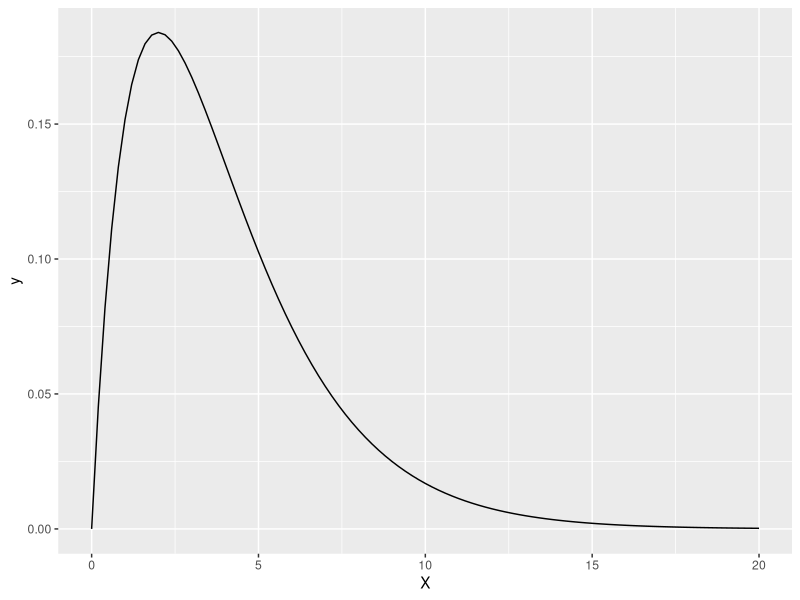
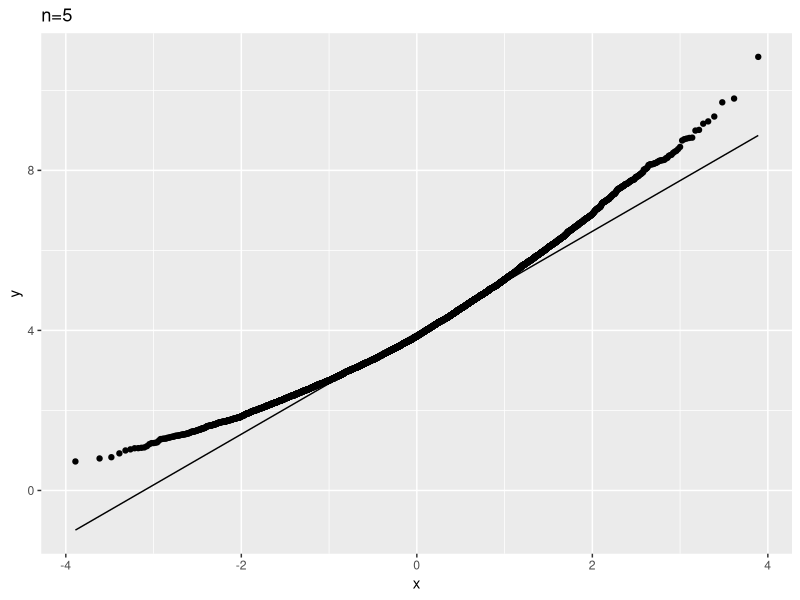
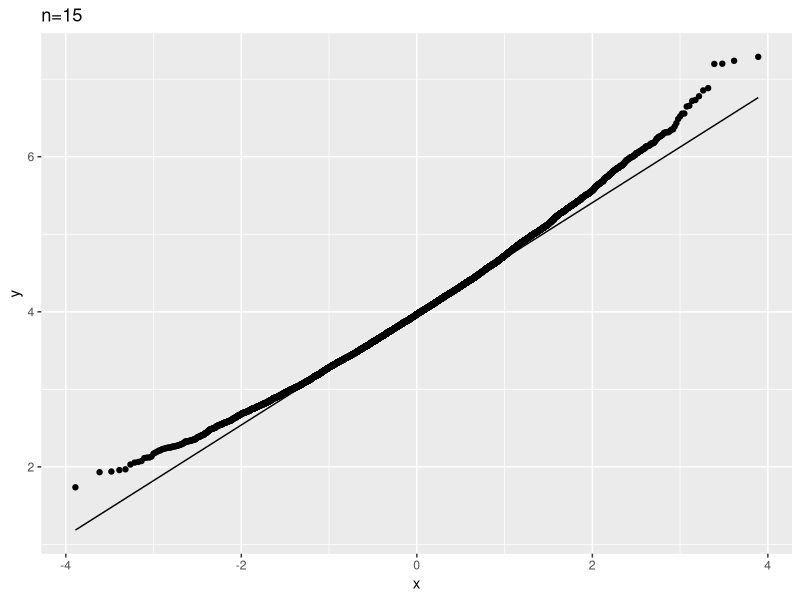
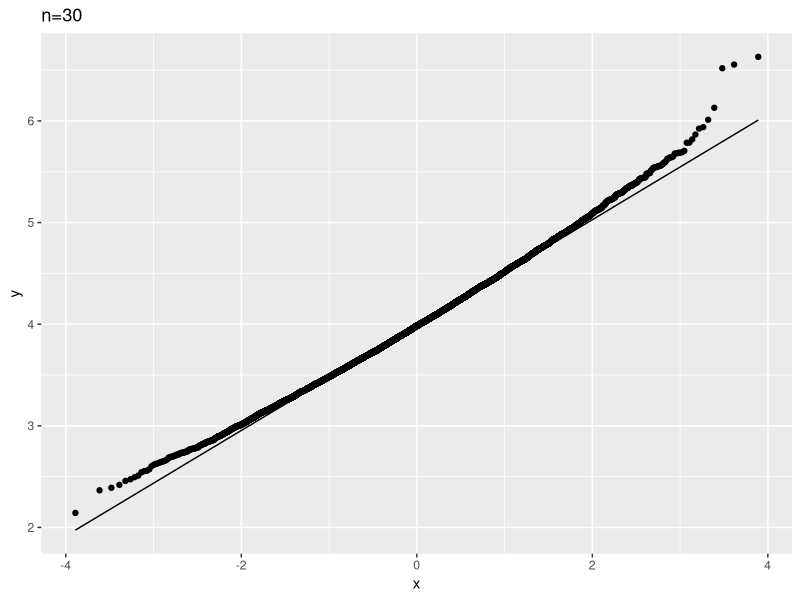
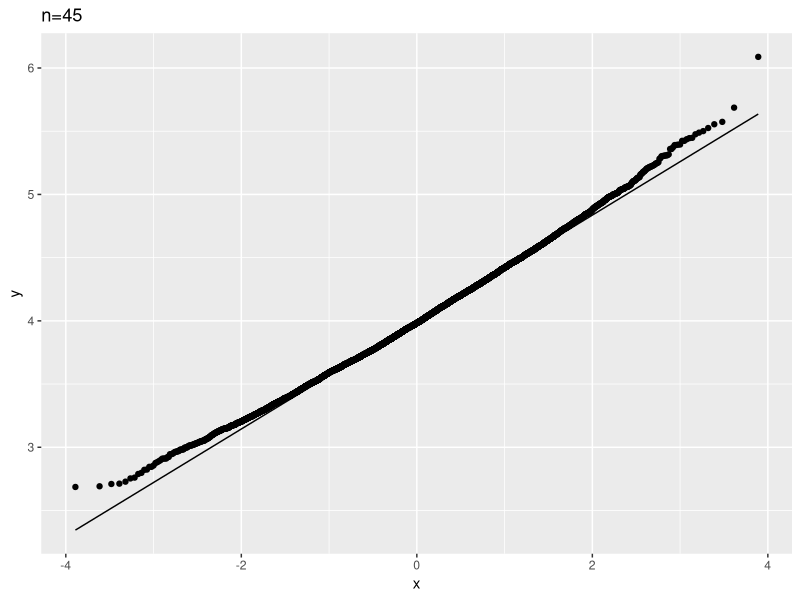
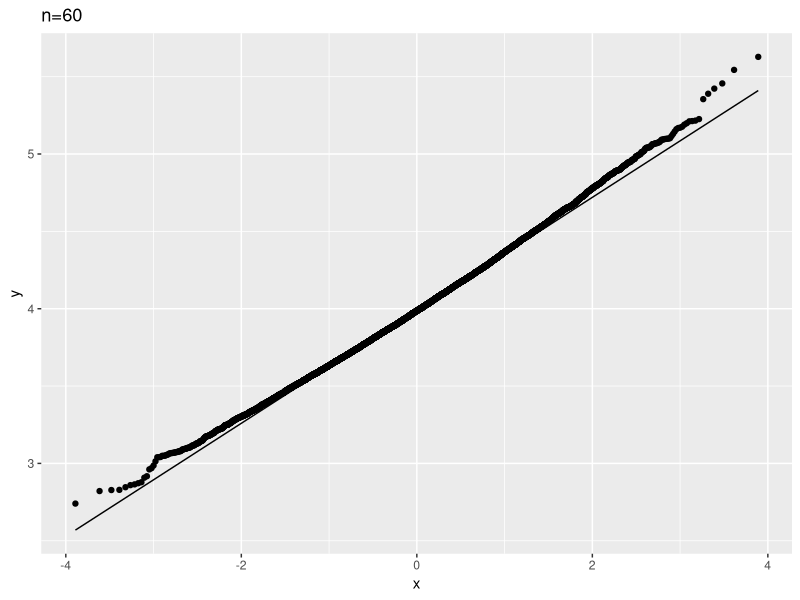
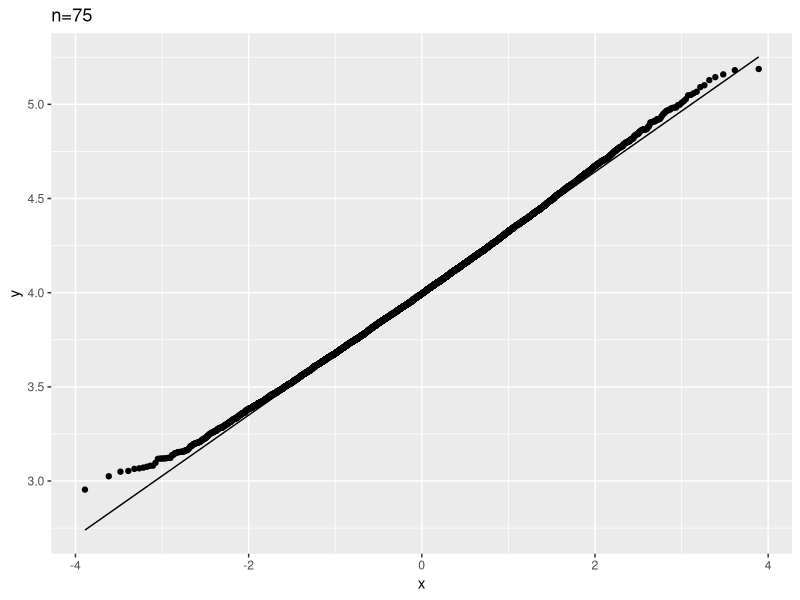
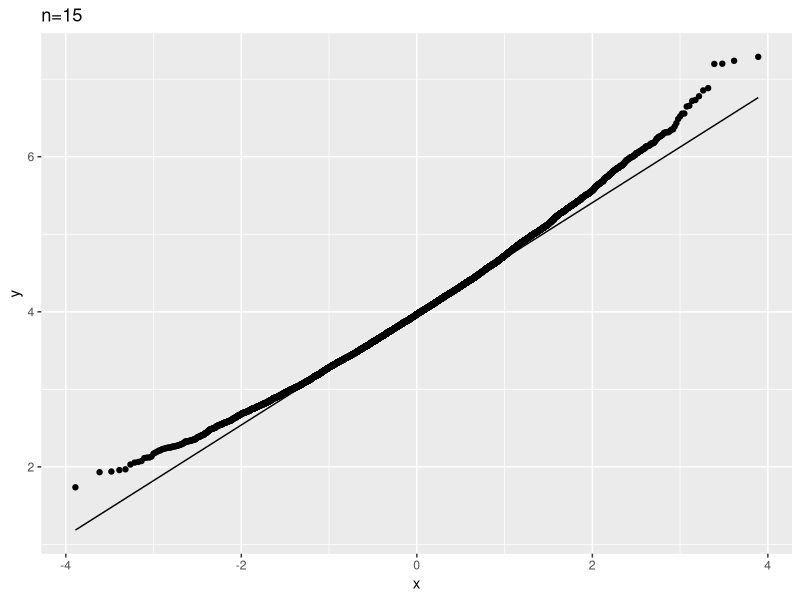

Here is the R script that generated these plots, in order:

#########################################################################
#                                                                       #
#  Simulations in R                                                     #
#                                                                       #
#########################################################################

########### objects/packages needed ###########
library(ggplot2)
# OR library(tidyverse)
###############################################

#  One of the powerful abilities of R is quick computation, which       #
#  allows users to simulate outcomes and results. Many statistical      #
#  results are based on the idea of repeated sampling, which is a rare  #
#  occurrence in real life. However, R gives users the ability to       #
#  simulate repeated sampling and to view the results.                  #

##################
#  Random seeds  #
##################

#  When using any random generating function in R, evaluating the same  #
#  command multiple times will yield different results. Often, it is    #
#  important to be able to reproduce results. To generate the same      #
#  random values each time a command is run, the random generation      #
#  seed can be set by using the set.seed() function. There is one       #
#  required input -- the seed. It is common practice to use a relevant  #
#  value (lucky number, birth date, address, etc.) to protect against   #
#  searching for an optimal sample.                                     #
#                                                                       #
#  Seeds operate in a defined order, so once the seed is set, the next  #
#  random generation commands will use the next seeds in that order.    #
#  Thus, setting the seed once at the beginning of a program will give  #
#  the same random values each time the program is run, but each        #
#  command within the program will generate different results. To       #
#  yield the same values each time a random generation command is run,  #
#  the set.seed() function must be rerun prior to each command.         #

## Without a set seed
rnorm(10, mean=2.5, sd=0.5)
rnorm(10, mean=2.5, sd=0.5)

## With a set seed specified once
set.seed(5)
rnorm(10, mean=2.5, sd=0.5)
rnorm(10, mean=2.5, sd=0.5)

set.seed(5)
rnorm(10, mean=2.5, sd=0.5)
rnorm(10, mean=2.5, sd=0.5)

## With a set seed specified each time
set.seed(5)
rnorm(10, mean=2.5, sd=0.5)

set.seed(5)
rnorm(10, mean=2.5, sd=0.5)

#############################
#  Monte Carlo simulations  #
#############################

#  Monte Carlo simulation is the process of using repeated sampling     #
#  to determine some behavior or characteristic. This type of           #
#  simulation can be used in many different ways.                       #
#                                                                       #
#  Many applications of Monte Carlo sampling will use the population    #
#  or an appropriate pseudo-population to generate an estimated         #
#  sampling distribution of a relevant statistic that can then be       #
#  explored. One example in this category is to demonstrate and         #
#  understand the Central Limit Theorem.                                #
#                                                                       #
#  Suppose that we have a population from which we plan to take a       #
#  random sample and use the Central Limit Theorem to test the mean.    #
#  The distribution of our population is unknown, but we think that it  #
#  is similar to the chi-squared distribution with four degrees of      #
#  freedom. One important question is how large of a random sample is   #
#  needed from the population for the Central Limit Theorem to hold.    #
#  This question can be answered using a Monte Carlo simulation that    #
#  estimates the sampling distribution of the mean at various sample    #
#  sizes for evaluation of approximate normality.                       #

## First plot the chi-squared population distribution
Xdata2 <- data.frame(X=c(0,20))
ggplot(Xdata2, aes(x=X)) + stat_function(fun=dchisq, args=list(df=4))

## Determine the number of repeated samples to draw and parameter values
K <- 10000
a <- 4

## Draw 10,000 samples of size 5 from the population distribution
samps <- replicate(K, rchisq(5,a))
samps[,1:10]

## Determine the sample mean from each random sample
means5 <- apply(samps,2,mean)

## Create a QQ plot of the resulting sample means
mean_data <- data.frame(X=means5)
ggplot(mean_data, aes(sample=X)) + stat_qq() + stat_qq_line() + labs(title="n=5")

#  If we want to repeat this process with other sample sizes, we can    #
#  write a function instead of writing the same code several times.     #

## Repeat this process with sample sizes of 15, 30, 45, 60, and 75
sizes <- c(15,30,45,60,75)
samp.means <- lapply(sizes, function(size) replicate(K, mean(rchisq(size,a))))

qq.means <- function(x){
  mean_data <- data.frame(X=samp.means[[which(sizes==x)]])
  qqmean <-ggplot(mean_data, aes(sample=X)) + stat_qq() + stat_qq_line() + 
    labs(title=paste("n=",x,sep=""))
  print(qqmean)
}

lapply(sizes, qq.means)

#  Once we have determined which sample size yields a sampling          #
#  distribution that is sufficiently approximately normal, we can       #
#  verify the parameters of the sampling distribution. The population   #
#  mean and variance of chi-squared distributions are the df and 2*df,  #
#  respectively.                                                        #

norm.size <- 45
means <- samp.means[[which(sizes==norm.size)]]

## Estimate the mean of the sampling distribution (which is 4)
mean(means)

## Estimate the standard devation of the sampling distribution
true_sd <- sqrt(2*4/norm.size)
true_sd
sd(means)

##################### end of section 1 ##################################

########### objects/packages needed ###########
library(ggplot2)
# OR library(tidyverse)
###############################################


###################
#  Bootstrapping  #
###################

#  Bootstrapping uses similar ideas as Monte Carlo simulations, but     #
#  instead of drawing samples from a given or pseudo- population,       #
#  repeated samples are taken from the available sampled data.          #
#  Bootstrapping uses with replacement sampling to create several       #
#  simulated samples that are the same size as the original sampled     #
#  data.                                                                #

#  Like with Monte Carlo simulations, there are many applications of    #
#  bootstrapping that evaluate the estimated sampling distribution      #
#  of the parameter of interest determined from the bootstrap samples.  #
#                                                                       #
#  It is important to know that there are assumptions that need to      #
#  hold for bootstrapping to work. One of these assumptions is that     #
#  the sampled data represent an independent, representative sample     #
#  from the population. Also, bootstrapping will not work as expected   #
#  if the underlying population has very heavy tails.                   #
#                                                                       #
#  Suppose that for budget purposes we are only able to draw a sample   #
#  of 7 from the unknown population distribution. In this case, the     #
#  sample size is too small to be able to reasonably use the Central    #
#  Limit Theorem. Thus, the sampling distribution is unknown. In this   #
#  case, bootstrapping can be used to estimate the variation in the     #
#  sampling distribution.                                               #

## Draw the sample of 7 from the unknown distribution
samp_data <- c(1.77, 10.48, 4.30, 0.96, 2.67, 2.76, 2.02)

## Plot the sample
samp_df <- data.frame(samp_data)
ggplot(samp_df, aes(x=samp_data)) + geom_histogram(binwidth=1.5,fill="white",color="black")

## Find the sample mean
samp_mean <- mean(samp_data)

## Determine the number of bootstrap samples
B<-10000

## Draw the bootstrap samples
boot_samp <- replicate(B, sample(samp_data, replace=T))
boot_samp[,1:5]

## Determine the sample mean from each bootstrap sample
boot_means <- apply(boot_samp,2,mean)

## Plot the sampling distribution
means_df <- data.frame(boot_means)
ggplot(means_df, aes(x=boot_means)) + geom_histogram(binwidth=1.5,fill="white",color="black")

## Estimate the mean and standard deviation of the sampling distribution
mean(boot_means)
sd(boot_means)

## Determine the 95% bootstrap confidence interval of the sample mean
boot_err <- boot_means - samp_mean
boot_err_sort <- sort(boot_err)
p2.5 <- B*0.025
p97.5 <- B*0.975
boot_ci <- samp_mean - boot_err_sort[c(p97.5,p2.5)]
boot_ci

#  Bootstrapping can also be used to estimate the variability of        #
#  parameters whose sampling distribution is difficult or impossible    #
#  to determine theoretically.                                          #

## Determine the median of the sampled data
samp_med <- median(samp_data)

## Determine the sample median from each bootstrap sample
boot_meds <- apply(boot_samp,2,median)

## Determine the 95% bootstrap confidence interval
boot_meds_err <- boot_meds - samp_med
boot_meds_err_sort <- sort(boot_meds_err)
boot_med_ci <- samp_med - boot_meds_err_sort[c(p97.5,p2.5)]
boot_med_ci

#  Note that the bootstrap confidence intervals are not symmetric       #
#  around the point estimate. In certain cases, the standard deviation  # 
#  of the bootstrapped estimates can be used in place of the standard   #
#  error in the usual normal confidence interval equation if you are    #
#  confident that approximate normality holds.                          #

##################### end of section 2 ##################################

########### objects/packages needed ###########
library(ggplot2)
# OR library(tidyverse)
samp_data <- c(1.77, 10.48, 4.30, 0.96, 2.67, 2.76, 2.02)
samp_mean <- mean(samp_data)
B<-10000
boot_means <- replicate(B, mean(sample(samp_data, replace=T)))
###############################################


###############################
#  Bootstrapping (continued)  #
###############################

#  Suppose that we would like to use the sample of 7 observations       #
#  from the unknown population to test if the mean of the unknown       #
#  population is greater than 3. In this case, bootstrapping can be     #
#  used to estimate the sampling distribution of the test statistic     #
#  under the null hypothesis.                                           #

## Determine the test statistic 
samp_mean 

## Determine the sampling distribution of the test statistic under the null hypothesis
mu0 <- 3
boot_means_null <- boot_means - mean(boot_means) + mu0

## Plot the null hypothesis sampling distribution
means_df <- data.frame(boot_means_null)
ggplot(means_df, aes(x=boot_means_null)) + geom_histogram(binwidth=1.5,fill="white",color="black")

## Determine the p-value (right-tailed)
sum(boot_means_null >= samp_mean)/B

#  Suppose that we would like to use the sample of 7 observations       #
#  from the unknown population and a second sample of 8 observations    #
#  from another unknown population to test if the means of the two      #
#  unknown populations are the same. Again, bootstrapping can be used   #
#  to estimate the sampling distribution of the appropriate test        #
#  statistic under the null hypothesis.                                 #

## Draw the second sample and calculate its sample mean
samp_data2 <- c(4.68, 4.83, 4.29, 1.42, 7.81, 5.20, 3.97, 1.59)
samp_mean2 <- mean(samp_data2)

## Determine the test statistic 
samp_diff <- samp_mean - samp_mean2
samp_diff

## Determine the sampling distribution of the test statistic under the null hypothesis
rand.test <- function(x){
  rand_comb <- sample( c(samp_data, samp_data2) )
  bmean1 <- mean(rand_comb[1:x])
  bmean2 <- mean(rand_comb[(x+1):(length(samp_data)+length(samp_data2))])
  bmean1 - bmean2
}

boot_diffs_null <- replicate(B, rand.test(length(samp_data)))

## Plot the null hypothesis sampling distribution
diffs_df <- data.frame(boot_diffs_null)
ggplot(diffs_df, aes(x=boot_diffs_null)) + geom_histogram(binwidth=1,fill="white",color="black")

## Determine the p-value (two-tailed)
sum(boot_diffs_null <= samp_diff | boot_diffs_null >= 2*mean(boot_diffs_null) - samp_diff)/B

##################### end of section 3 ##################################

